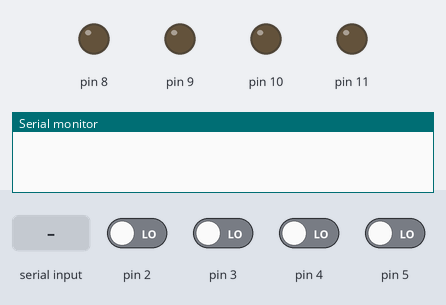
A sketch run on a simulated Arduino Uno, built with avr-gcc and run on an emulated ATmega328P. Shown: output pins drawn as LEDs (lit = HIGH), the last lines printed to the serial monitor. Inputs (shaded band) come from the test bench; at power-on: pin 2–5 LOW.

Above: at 1.2 s.
1.3 s: "90,45,200\n" received over Serial
2.8 s: "1,90,45\n" received over Serial
At 4.2 s:
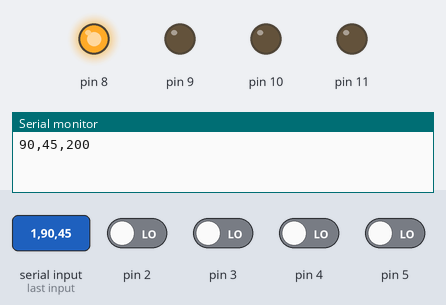
Timing chart, 0 to 5.8 s (numbered marks = the images above; inputs shaded):
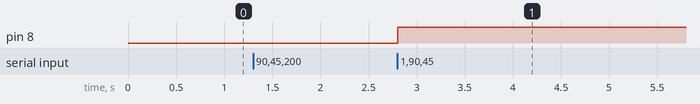

The sketch:

Prova_comunicazione_tra_tutti_i_led.ino
```cpp
int myId;//variabile globale che rappresenta l'indirizzo
void setup() {
  // initialize serial:
  Serial.begin(9600);   //attiva comunicazione tramite porta seriale USB
  int pin;
  int b0, b1, b2, b3;
  for (int pin = 8; pin <= 11; pin++){
    pinMode(pin, OUTPUT);
  }
  //lettura ID
  b0 = digitalRead(2);
  b1 = digitalRead(3);
  b2 = digitalRead(4);
  b3 = digitalRead(5);
  myId = b0 + 2*b1 + 4*b2 + 8*b3;//calcola il myID con conversione binario-decimale
}

void loop() {
  if (Serial.available() > 0){//fa questo se la lettura del monitor seriale è avvenuta
    int destinatario = Serial.parseInt();  //assegnazione alla variabile
    int numeroLed = Serial.parseInt();    //traduce i codici ASCII di caratteri numerici in valore intero
    int statoLed = Serial.parseInt();
    if(destinatario == myId)//se il destinatario corrisponde al myID
    {
      if(numeroLed == 9)//se il numero led è 9 controlla tutti i led
      {
        digitalWrite(8,statoLed);
        digitalWrite(9,statoLed);
        digitalWrite(10,statoLed);
        digitalWrite(11,statoLed);
      }
      else//numero led da 1 a 4
        digitalWrite(numeroLed+7, statoLed);//controllo singolo led
    }
    else//se ID è un altro
    {
      String msg = String(destinatario)+"," + String(numeroLed)+"," + String (statoLed);
      Serial.println(msg);//invia i dati del monitor seriale alla scheda successiva
    }
  }
}
```

Measured:
- after the input at 2.8 s, pin 8: LOW → HIGH at once
